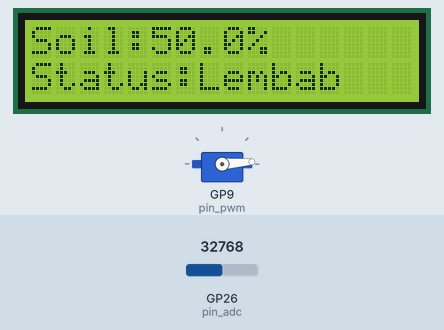
Simulated run of this program. Board: Raspberry Pi Pico running MicroPython. Parts: 16×2 character LCD, servo. The inputs (shaded band) are chosen by the test bench; at power-on: GP26 (pin_adc) = 32768 (analog values on the 0–65535 scale). Servo angles are drawn from the pulse width (0.5 ms = 0°, 2.5 ms = 180°); library files of the repository ran but are not shown: pico_i2c_lcd.py.

Above: at 3.2 s.
3.3 s: GP26 (pin_adc) set to 38160
At 4.5 s:
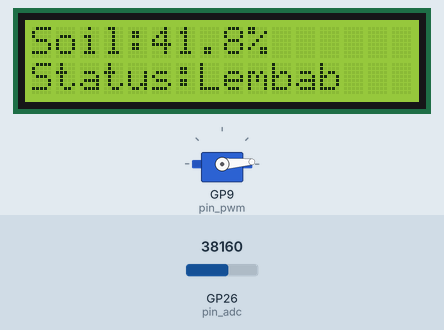
9.3 s: GP26 (pin_adc) set to 39744
At 11.6 s:
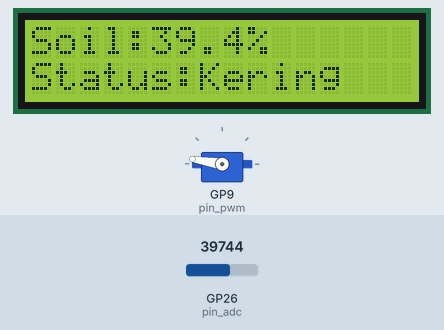
15.3 s: GP26 (pin_adc) set to 32767
At 17.4 s:
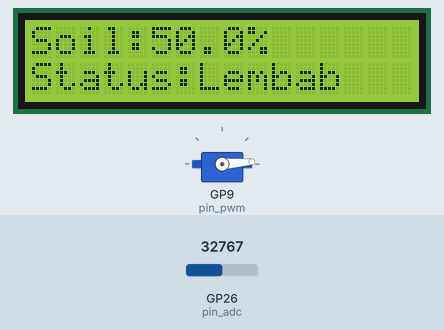
Timing chart, 0 to 18.9 s (numbered marks = the images above; inputs shaded):
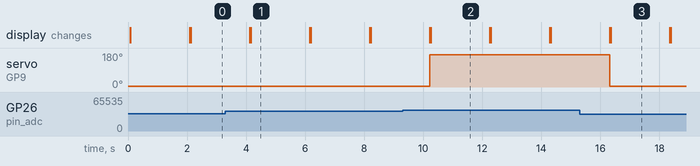

The program:

main.py
```python
from time import sleep
from soil_sensor import SoilMoisture
from servo_motor import ServoMotor
from lcd_display import LCDDisplay

# =====================
# KONFIGURASI
# =====================
THRESHOLD = 40  # persen kelembaban tanah

# =====================
# INISIALISASI OBJEK
# =====================
soil = SoilMoisture(pin_adc=26)
servo = ServoMotor(pin_pwm=9)
lcd = LCDDisplay()

lcd.show("Smart Irrigation", "Initializing...")
sleep(2)

# =====================
# LOOP UTAMA
# =====================
while True:
    moisture = soil.read_percent()

    if moisture < THRESHOLD:
        servo.open()
        status = "Kering"
    else:
        servo.close()
        status = "Lembab"

    lcd.show(
        "Soil:{:.1f}%".format(moisture),
        "Status:" + status
    )

    sleep(2)
```

soil_sensor.py
```python
from machine import ADC, Pin

class SoilMoisture:
    def __init__(self, pin_adc):
        self.adc = ADC(Pin(pin_adc))

    def read_raw(self):
        return self.adc.read_u16()

    def read_percent(self):
        raw = self.read_raw()
        percent = 100 - ((raw / 65535) * 100)
        return percent
```

servo_motor.py
```python
from machine import PWM, Pin

class ServoMotor:
    def __init__(self, pin_pwm, freq=50):
        self.servo = PWM(Pin(pin_pwm))
        self.servo.freq(freq)
        self.min_duty = 1802
        self.max_duty = 7865

    def open(self):
        self.servo.duty_u16(self.max_duty)

    def close(self):
        self.servo.duty_u16(self.min_duty)
```

lcd_display.py
```python
from machine import I2C, Pin
from pico_i2c_lcd import I2cLcd

class LCDDisplay:
    def __init__(self, addr=0x27, rows=2, cols=16):
        self.i2c = I2C(0, sda=Pin(0), scl=Pin(1))
        self.lcd = I2cLcd(self.i2c, addr, rows, cols)

    def show(self, line1, line2=""):
        self.lcd.clear()
        self.lcd.move_to(0, 0)
        self.lcd.putstr(line1)
        if line2:
            self.lcd.move_to(0, 1)
            self.lcd.putstr(line2)
from machine import I2C, Pin
from pico_i2c_lcd import I2cLcd

class LCDDisplay:
    def __init__(self, addr=0x27, rows=2, cols=16):
        self.i2c = I2C(0, sda=Pin(0), scl=Pin(1))
        self.lcd = I2cLcd(self.i2c, addr, rows, cols)

    def show(self, line1, line2=""):
        self.lcd.clear()
        self.lcd.move_to(0, 0)
        self.lcd.putstr(line1)
        if line2:
            self.lcd.move_to(0, 1)
            self.lcd.putstr(line2)
```

Measured:
- the behaviour switches between 39312 and 39328 on GP26 (pin_adc) (found by bisection; images 1 and 2)
- after the input at 3.3 s, the display: first differs from a run without the input after 0.85 s (image 1)
- after the input at 9.3 s, servo on GP9 (pin_pwm): 4° → 171° after 0.92 s; the display: first differs from a run without the input after 0.95 s (image 2)
- after the input at 15.3 s, servo on GP9 (pin_pwm): 171° → 4° after 1.0 s; the display: first differs from a run without the input after 1.1 s (image 3)
- what the display in image 1 shows lasts 2.0 s, from 4.2 s to 6.2 s
